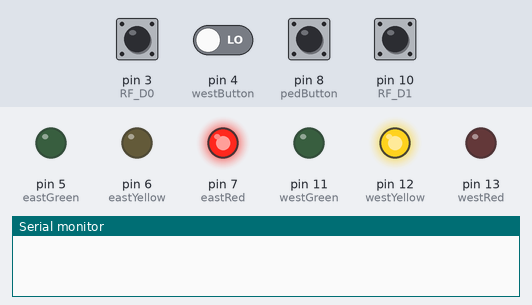
A sketch run on a simulated Arduino Uno, built with avr-gcc and run on an emulated ATmega328P. On the bench: output pins drawn as LEDs (lit = HIGH), the last lines printed to the serial monitor. Inputs (shaded band) come from the test bench; at power-on: pin 3 (RF_D0), pin 8 (pedButton), pin 10 (RF_D1) HIGH, pin 4 (westButton) LOW.

Above: at 18.0 s.
18.1 s: pin 8 (pedButton) pulled LOW for 3 s
At 20.8 s:
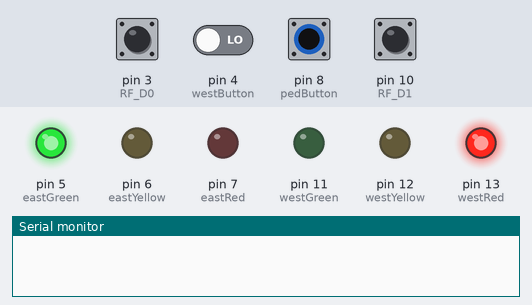
29.5 s: pin 10 (RF_D1) pulled LOW for 3 s
At 39.3 s:
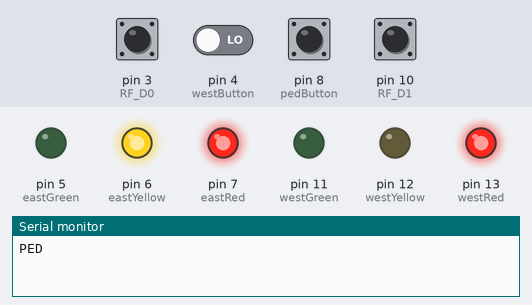
41.5 s: pin 3 (RF_D0) pulled LOW for 3 s
At 45.0 s:
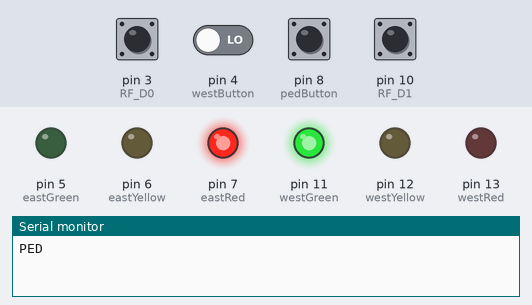
58.5 s: pin 3 (RF_D0) driven LOW and pin 4 (westButton) driven HIGH and pin 8 (pedButton) driven LOW and pin 10 (RF_D1) driven LOW
At 70.0 s:
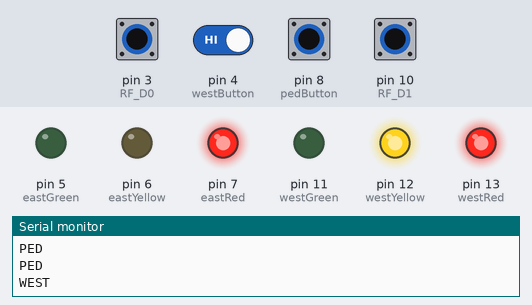
70.5 s: pin 10 (RF_D1) driven HIGH
At 79.3 s:
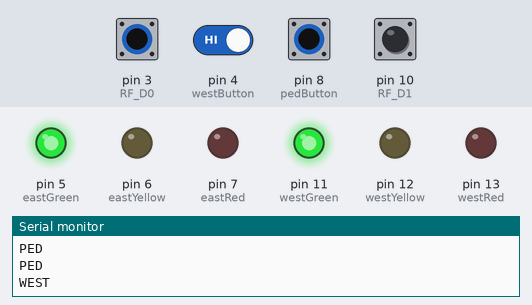
Timing chart, 0 to 96.0 s (numbered marks = the images above; inputs shaded):
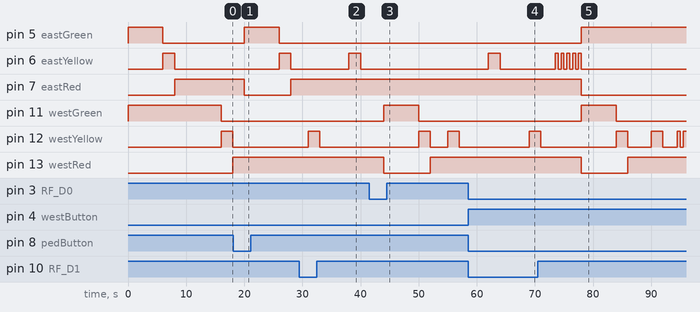

The sketch:

Project5D_CarterGonzalez.ino
```cpp
/* Project 5C - Pedestrian Traffic Lights
   By: Carter Gonzalez 5/1/2025 */
#define westButton 4 // Defines pins for different buttons and LEDs
#define eastButton 2
#define westRed 13
#define westYellow 12
#define westGreen 11
#define eastRed 7
#define eastYellow 6
#define eastGreen 5
#define pedButton 8
#define westBlue 9
#define eastBlue 9
#define RF_D0 3 // Defines RF transmitter pin
#define RF_D1 10 // Defines RF transmitter pin

void changeYellowLight(int yellowDirection);

void changeGreenToRed(int greenDirection, int yellowDirection, int redDirection);

void changeRedToGreen(int greenDirection, int yellowDirection, int redDirection);

void changeToPedestrian(int greenDirection, int yellowDirection, int redDirection, int blueDirection);


#define yellowBlinkTime 500

boolean trafficWest = true;  // west = true, east = false
int flowTime = 1000;
int changeDelay = 2000;


void setup() {
  pinMode(westButton, INPUT);
  pinMode(eastButton, INPUT);
  pinMode(westRed, OUTPUT);
  pinMode(westYellow, OUTPUT);
  pinMode(westGreen, OUTPUT);
  pinMode(eastRed, OUTPUT);
  pinMode(eastYellow, OUTPUT);
  pinMode(eastGreen, OUTPUT);

  digitalWrite(westRed, LOW);
  digitalWrite(westYellow, LOW);
  digitalWrite(westGreen, HIGH);
  digitalWrite(eastRed, HIGH);
  digitalWrite(eastYellow, LOW);
  digitalWrite(eastGreen, LOW);

  pinMode(RF_D0, INPUT_PULLUP);
  pinMode(RF_D1, INPUT_PULLUP);

  Serial.begin(9600);
}

void loop() {
  ambulanceLight();
  if (digitalRead(pedButton) == LOW) {
    if (digitalRead(westButton) == HIGH) { // Triggers ambulance function when button is triggered
      if (trafficWest != true) {
        trafficWest = true;
        delay(flowTime);
        changeGreenToRed(westGreen, westYellow, westRed);
        changeYellowLight(westYellow);
        changeRedToGreen(westGreen, westYellow, westRed);
      }
    }
  }
  if (digitalRead(pedButton) == LOW)  // If pedestrian light low, normal traffic procedure
  {
    if (digitalRead(westButton) == HIGH && trafficWest == true) {
      Serial.println("WEST");

      trafficWest = false;
      changeGreenToRed(westGreen, westYellow, westRed);  // Function changing green light to red light
      changeYellowLight(eastYellow);
      changeRedToGreen(eastGreen, eastYellow, eastRed);
    }

    else if (digitalRead(westButton) == LOW && trafficWest != true) {
      Serial.println("EAST");
      trafficWest = true;
      changeGreenToRed(eastGreen, eastYellow, eastRed);
      changeYellowLight(westYellow);
      changeRedToGreen(westGreen, westYellow, westRed);
    }

    /*if (digitalRead(pedButton) == HIGH) {
      //if (trafficWest) // turn off westGreen
      //else // turn off eastGreen
      changeToPedestrian(westGreen, westYellow, westRed, westBlue);
      changeToPedestrian(eastGreen, eastYellow, eastRed, eastBlue);
    }*/
  } else if (digitalRead(pedButton) == HIGH)  // If pedestrian light high, ped lights turn on
  {
    Serial.println("PED");
    changeToPedestrian(westBlue, westGreen, westYellow, westRed);
    changeToPedestrian(eastBlue, eastGreen, eastYellow, eastRed);
  }
}
void changeToPedestrian(int blueDirection, int greenDirection, int yellowDirection, int redDirection) {  // Defines function for pedestrian light


  /*delay(flowTime);
  digitalWrite(greenDirection, LOW);
  digitalWrite(yellowDirection, LOW);
  delay(changeDelay);
  digitalWrite(yellowDirection, LOW);
  digitalWrite(redDirection, HIGH);
  delay(changeDelay);*/

  changeGreenToRed(greenDirection, yellowDirection, redDirection);
  digitalWrite(blueDirection, HIGH);
  digitalWrite(blueDirection, HIGH);
  delay(changeDelay);
  digitalWrite(blueDirection, LOW);
  digitalWrite(blueDirection, LOW);
}
void changeYellowLight(int yellowDirection) {  // Defines function of how yellow light changes
  for (int a = 0; a < 5; a++) {
    digitalWrite(yellowDirection, LOW);
    delay(yellowBlinkTime);
    digitalWrite(yellowDirection, HIGH);
    delay(yellowBlinkTime);
    digitalWrite(yellowDirection, LOW);
  }
}

void changeGreenToRed(int greenDirection, int yellowDirection, int redDirection)  // Defines the function of how green changes to red
{
  delay(flowTime);
  digitalWrite(greenDirection, LOW);
  digitalWrite(yellowDirection, HIGH);
  delay(changeDelay);
  digitalWrite(yellowDirection, LOW);
  digitalWrite(redDirection, HIGH);
  delay(changeDelay);
}

void changeRedToGreen(int greenDirection, int yellowDirection, int redDirection)  // Defines function of how light changes to green
{
  digitalWrite(yellowDirection, LOW);
  digitalWrite(redDirection, LOW);
  digitalWrite(greenDirection, HIGH);
}
void ambulanceLight() {
  if (digitalRead(RF_D0) == HIGH) { // Hitting D Button changes East to Green then back to red for ambulance
    changeRedToGreen(eastGreen, eastYellow, eastRed);
    delay(5000);
    changeGreenToRed(eastGreen, eastYellow, eastRed);
  }
  if (digitalRead(RF_D1) == HIGH) { // Hitting C button changes West to Green then back to red for ambulance
    changeRedToGreen(westGreen, westYellow, westRed);
    delay(5000);
    changeGreenToRed(westGreen, westYellow, westRed);
  }
}
```

Measured:
- after the input at 18.1 s, pin 5 (eastGreen): LOW → HIGH after 1.9 s, → LOW 6.0 s later; pin 6 (eastYellow): LOW → HIGH after 7.9 s instead of 9.9 s; pin 7 (eastRed): HIGH → LOW after 1.9 s, → HIGH 8.0 s later; pin 12 (westYellow): stays LOW (without the input it goes to HIGH after 2.9 s)
- after the input at 29.5 s, pin 6 (eastYellow): LOW → HIGH after 8.5 s, → LOW 2.0 s later; pin 11 (westGreen): stays LOW (without the input it goes to HIGH after 0.50 s); pin 13 (westRed): stays HIGH (without the input it goes to LOW after 0.50 s)
- after the input at 41.5 s, pin 5 (eastGreen): stays LOW (without the input it goes to HIGH after 2.5 s); pin 6 (eastYellow): stays LOW (without the input it goes to HIGH after 8.5 s)
- after the input at 58.5 s, pin 5 (eastGreen): stays LOW (without the input it goes to HIGH after 9.5 s); pin 7 (eastRed): stays HIGH (without the input it goes to LOW after 9.5 s); pin 12 (westYellow): LOW → HIGH after 10.5 s
- after the input at 70.5 s, pin 6 (eastYellow): goes on until 78.0 s, then stays LOW
